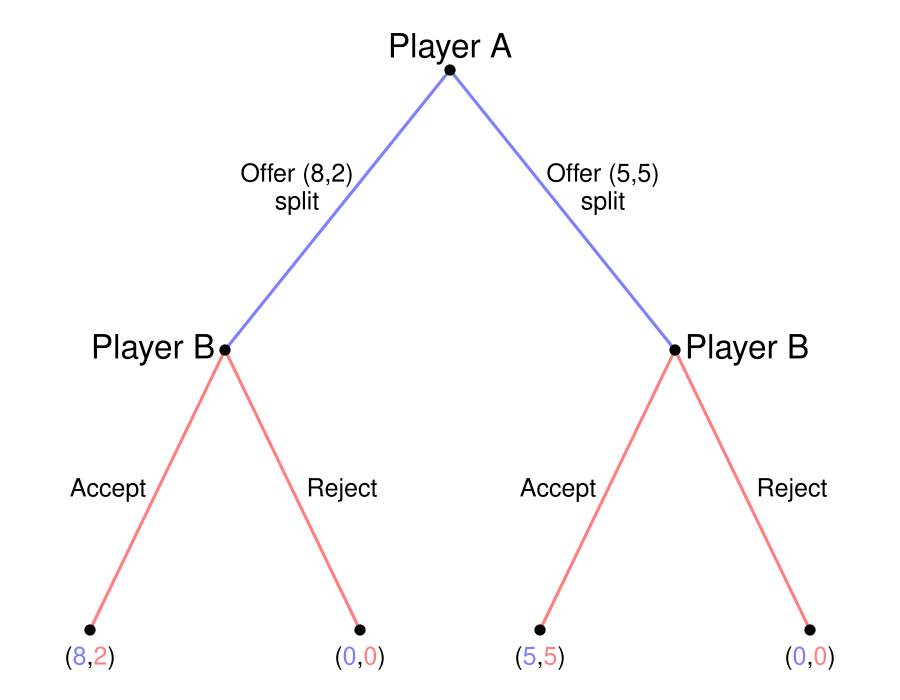

Recreate this plot in R.
require(shape)
pdf(file = "people/sequential_ultimatum.pdf", width = 9, height = 7)

#Set parameters for graphics
axislabelsize <- 1.5
labelsize <- 2
actionlabelsize <- 1.5
graphlinewidth <- 3
segmentlinewidth <- 2
nodesize <- 1.5

COL <- c("#7fc97f", "#beaed4", "#fdc086", "#ffff99", "#386cb0", "#f0027f", "#bf5b17", "#666666")
COLA <- c("#99d8c9","#66c2a4","#41ae76", "#238b45", "#005824")
COLB <- c("#4eb3d3", "#2b8cbe", "#0868ac","#084081")

par(mar =  c(0, 0, 0, 0))

xlims <- c(0, 10)
ylims <- c(0, 10)

npts <- 501 
x <- seq(xlims[1], xlims[2], length.out = npts)
y <- seq(ylims[1], ylims[2], length.out = npts) 

plot(0, 0, xlim = xlims, ylim = ylims, type = "n",
     xlab = expression(paste("")),
     ylab = expression(paste("")), 
     xaxt = "n", 
     yaxt = "n", 
     cex.lab = axislabelsize, 
     bty = "n",
     xaxs="i", 
     yaxs="i")

ticksy <- seq(from = 0, to = ylims[2], by = 2)
ylabels <- seq(from = 0, to = ylims[2], by = 2)
ticksx <- seq(from = 0, to = xlims[2], by = 2)
xlabels <- seq(from = 0, to = xlims[2], by = 2)

#Branches for Aram
#Fish 10
segments(5, 9, 2.5, 5, lty = 1, col = rgb(0, 0, 1, 0.5), lwd = graphlinewidth)
#Fish 12
segments(5, 9, 7.5, 5, lty = 1, col = rgb(0, 0, 1, 0.5), lwd = graphlinewidth)

#Branches for Bina
#From Aram Fishing 10
#Bina fishes 10
segments(2.5, 5, 1, 1, lty = 1, col = rgb(1, 0, 0, 0.5), lwd = graphlinewidth)
#Bina fishes 12
segments(2.5, 5, 4, 1, lty = 1, col = rgb(1, 0, 0, 0.5), lwd = graphlinewidth)

#From Aram fishing 12
#Bina fishes 10
segments(7.5, 5, 6, 1, lty = 1, col = rgb(1, 0, 0, 0.5), lwd = graphlinewidth)


#Bina fishes 12
segments(7.5, 5, 9, 1, lty = 1, col = rgb(1, 0, 0, 0.5), lwd = graphlinewidth)

#Initial node
points(5, 9, pch = 16, col = "black", cex = nodesize)

#P1 Nodes
points(2.5, 5, pch = 16, col = "black", cex = nodesize)
points(7.5, 5, pch = 16, col = "black", cex = nodesize)

#P2 Terminal Nodes
points(1, 1, pch = 16, col = "black", cex = nodesize)
points(4, 1, pch = 16, col = "black", cex = nodesize)
points(6, 1, pch = 16, col = "black", cex = nodesize)
points(9, 1, pch = 16, col = "black", cex = nodesize)

text(5, 9.3, expression(paste("Player A")), cex = labelsize)

text(3.3, 7.5, expression(paste("Offer (8,2)")), cex = actionlabelsize)
text(3.3, 7.1, expression(paste("split")), cex = actionlabelsize)
text(6.7, 7.5, expression(paste("Offer (5,5)")), cex = actionlabelsize)
text(6.7, 7.1, expression(paste("split")), cex = actionlabelsize)


text(1.7, 5, expression(paste("Player B")), cex = labelsize)
text(1.2, 3, expression(paste("Accept")), cex = actionlabelsize)
#text(1.3, 3.1, expression(paste("early")), cex = actionlabelsize)
text(3.8, 3, expression(paste("Reject")), cex = actionlabelsize)
#text(3.7, 3.1, expression(paste("late")), cex = actionlabelsize)


text(8.3, 5, expression(paste("Player B")), cex = labelsize)
text(6.2, 3, expression(paste("Accept")), cex = actionlabelsize)
#text(6.3, 3.1, expression(paste("early")), cex = actionlabelsize)
text(8.8, 3, expression(paste("Reject")), cex = actionlabelsize)
#text(8.7, 3.1, expression(paste("late")), cex = actionlabelsize)

#Payoffs 
text(1, .6, expression("(" * phantom("8") * "," * phantom("2") * ")"), cex = actionlabelsize)
text(1, .6, expression(phantom("(") * "8" * phantom(",") * phantom("2") * phantom(")")), col = rgb(0, 0, 1, 0.5),  cex = actionlabelsize)
text(1, .6, expression(phantom("(") * phantom("8") * phantom(",") * "2" * phantom(")")), col = rgb(1, 0, 0, 0.5), cex = actionlabelsize)

text(4, .6, expression("(" * phantom("0") * "," * phantom("0") * ")"), cex = actionlabelsize)
text(4, .6, expression(phantom("(") * "0" * phantom(",") * phantom("0") * phantom(")")), col = rgb(0, 0, 1, 0.5),  cex = actionlabelsize)
text(4, .6, expression(phantom("(") * phantom("0") * phantom(",") * "0" * phantom(")")), col = rgb(1, 0, 0, 0.5), cex = actionlabelsize)

text(6, .6, expression("(" * phantom("5") * "," * phantom("5") * ")"), cex = actionlabelsize)
text(6, .6, expression(phantom("(") * "5" * phantom(",") * phantom("5") * phantom(")")), col = rgb(0, 0, 1, 0.5),  cex = actionlabelsize)
text(6, .6, expression(phantom("(") * phantom("5") * phantom(",") * "5" * phantom(")")), col = rgb(1, 0, 0, 0.5), cex = actionlabelsize)

text(9, .6, expression("(" * phantom("0") * "," * phantom("0") * ")"), cex = actionlabelsize)
text(9, .6, expression(phantom("(") * "0" * phantom(",") * phantom("0") * phantom(")")), col = rgb(0, 0, 1, 0.5),  cex = actionlabelsize)
text(9, .6, expression(phantom("(") * phantom("0") * phantom(",") * "0" * phantom(")")), col = rgb(1, 0, 0, 0.5), cex = actionlabelsize)

dev.off()
